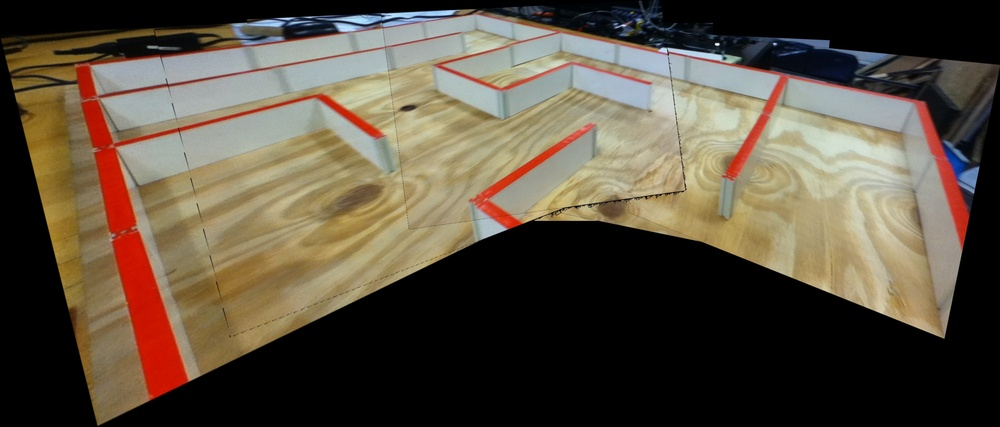
#> input picture src/STITCHED.JPG, 1000 x 427 px, shrunk from 3629 x 1549 before the run
$ python -i getLines.py   (imports and definitions only)   (older library calls are emulated)
#> lines starting #> are read from the running program, lines starting #| are printed output that depends on the picture; after the words box and inside, x2 and y2 are one past the last pixel; in counts of white or black regions, pixels touching at a corner belong together
import cv2
import numpy as np

def getLines(img_path):

    # Get the image
#> called with img_path = 'STITCHED.JPG'
    img = cv2.imread(img_path, cv2.CV_LOAD_IMAGE_COLOR)
#> img is the input picture: shape (427, 1000, 3); mean B, G, R 64.6, 79.9, 90.5

    # Create the red mask
    lower_red = np.array([0,10,155])
    upper_red = np.array([10,255,255])
    hsv = cv2.cvtColor(img, cv2.COLOR_BGR2HSV)
#> hsv: shape (427, 1000, 3); mean H, S, V 25.5, 62.1, 93.1
    red_mask = cv2.inRange(hsv, lower_red, upper_red)
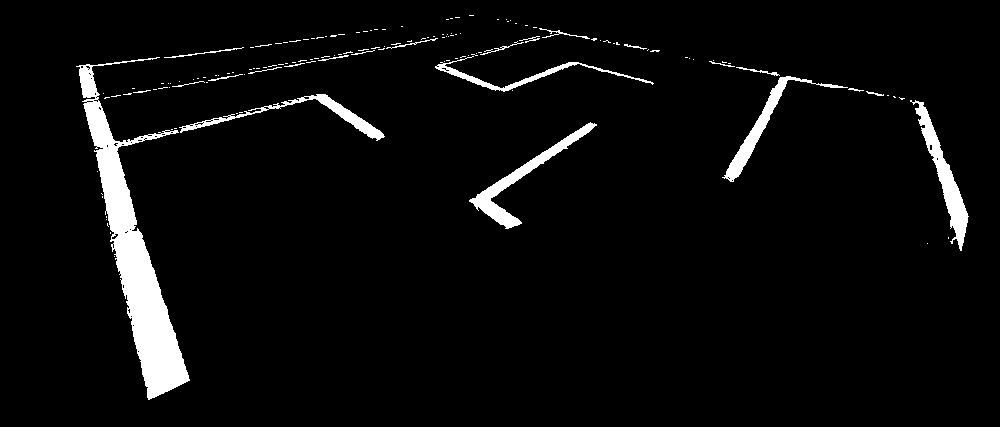
#> red_mask: shape (427, 1000); 4.5% white; 145 white regions (122 under 20 px), largest, box (x1, y1, x2, y2) and area: (76, 57, 190, 400) 10097, (910, 100, 969, 251) 1956, (469, 122, 597, 229) 1906

    # Dilate the red mask
    d_k_s = 5 # dilation_kernel_size
    dilation_kernel = np.ones((d_k_s, d_k_s), np.float32)/d_k_s**2
    dilated = cv2.dilate(red_mask, dilation_kernel, iterations = 3)
#> dilated: shape (427, 1000); 13.8% white; 8 white regions, largest, box (x1, y1, x2, y2) and area: (70, 23, 467, 406) 32294, (703, 54, 975, 257) 11318, (429, 13, 666, 98) 8926

    # Filter the image using the dilated red mask
    red_filtered = cv2.bitwise_and(img, img, mask = dilated)

    # Convert to binary and remove any small contours
    gray = cv2.cvtColor(red_filtered, cv2.COLOR_BGR2GRAY)
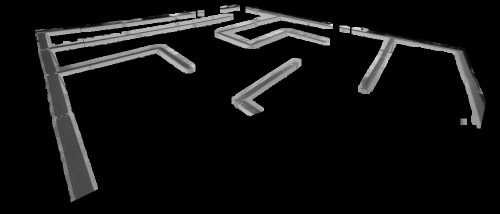
#> gray: shape (427, 1000) (shown at 1/2 size); min 0, max 223, mean 17.3
    ret, binary = cv2.threshold(gray, 1, 255, cv2.THRESH_BINARY)
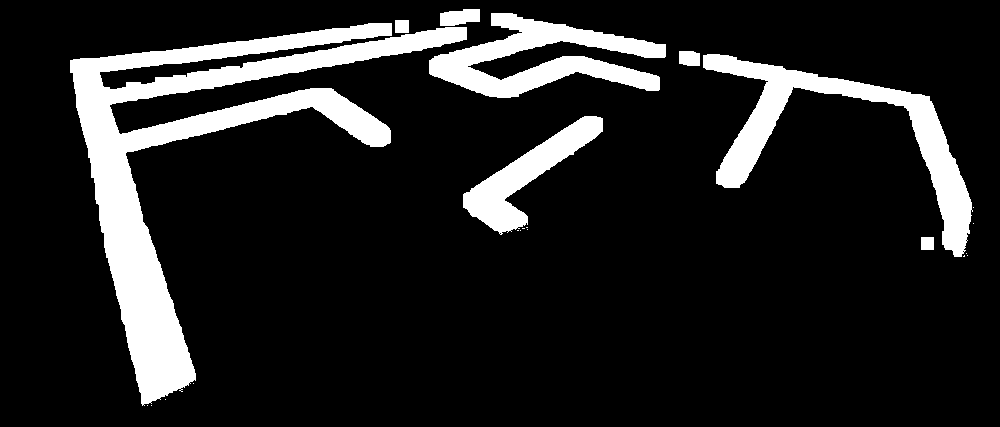
#> binary: shape (427, 1000); 13.7% white; 22 white regions (14 under 20 px)
    contours, hier = cv2.findContours(gray, cv2.RETR_LIST, cv2.CHAIN_APPROX_SIMPLE)
#> contours = 37 contours, 29 with area under 20; largest, box (x1, y1, x2, y2) and area: (70, 23, 467, 406) 30838, (703, 54, 975, 257) 10729, (429, 13, 666, 98) 8434, (463, 116, 603, 235) 4960, (440, 9, 480, 26) 494, (679, 51, 700, 66) 260, (395, 20, 409, 33) 156, (921, 237, 934, 250) 144
    for c in contours:
        if cv2.contourArea(c) < 500:
            (x,y,w,h) = cv2.boundingRect(c)
            cv2.rectangle(binary,(x,y),(x+w,y+h),0,-1)
#> this loop made 37 passes
#> (c, x, y, w, h) on passes 1, 2, 3, 4, 6, 8: ([[150, 404], [151, 403], [152, 404], [151, 405]], 150, 403, 3, 3), ([[149, 403], [150, 402], [151, 403], [150, 404]], 149, 402, 3, 3), ([[159, 398], [160, 397], [161, 398], [160, 399]], 159, 397, 3, 3), ([[160, 397], [161, 396], [162, 397], [161, 398]], 160, 396, 3, 3), ([[164, 395], [165, 394], [166, 395], [165, 396]], 164, 394, 3, 3), ([[182, 389], [183, 388], [184, 389], [183, 390]], 182, 388, 3, 3)
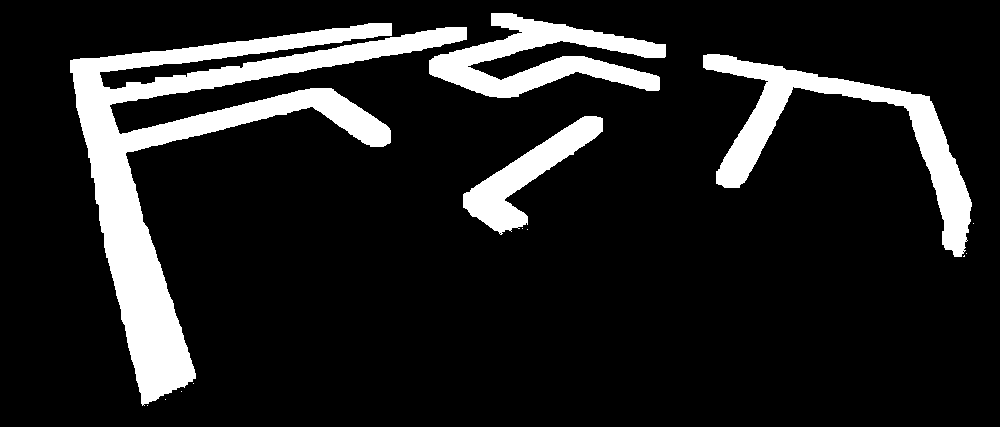
#> binary: shape (427, 1000); 13.4% white; 13 white regions (9 under 20 px), largest, box (x1, y1, x2, y2) and area: (70, 23, 467, 406) 31982, (703, 54, 972, 257) 11077, (429, 13, 666, 98) 8926, (463, 116, 603, 235) 5078

    # Skeletonize
    size = np.size(binary)
#> size = 427000
    skel = np.zeros(binary.shape,np.uint8)
    ret, im = cv2.threshold(binary, 127, 255, 0)
    element = cv2.getStructuringElement(cv2.MORPH_CROSS, (3, 3))
#> element = [[0, 1, 0], [1, 1, 1], [0, 1, 0]]
    while True:
        eroded = cv2.erode(im,element)
        temp = cv2.dilate(eroded,element)
        temp = cv2.subtract(im,temp)
        skel = cv2.bitwise_or(skel,temp)
        im = eroded.copy()
        zeros = size - cv2.countNonZero(im)
        if zeros == size:
            break
#> this loop made 30 passes
#> zeros on passes 1 to 8: 374913, 379763, 384558, 389311, 394024, 398698, 403306, 407429
#> pass 1, in getLines, `temp = cv2.subtract(im,temp)`:
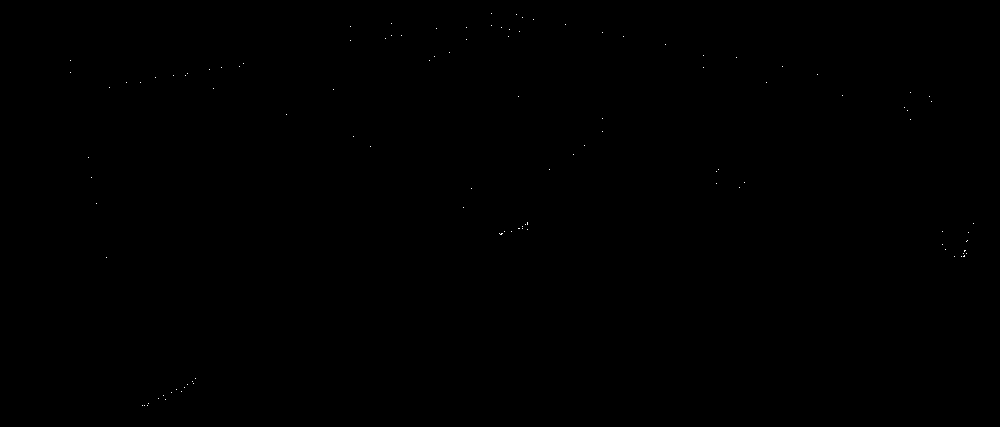
#> temp: shape (427, 1000); 0.03% white in thin lines or dots, all inside (x1, y1, x2, y2) = (70, 13, 974, 406)
#> after the loop:
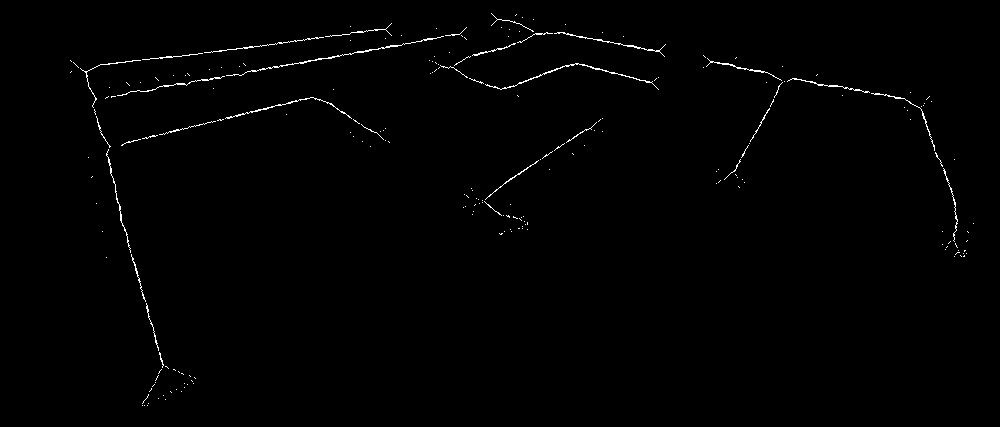
#> skel: shape (427, 1000); 0.76% white in thin lines or dots, all inside (x1, y1, x2, y2) = (70, 13, 974, 406)

    # Now remove the noise from the skeleton
    contours, hier = cv2.findContours(skel.copy(), cv2.RETR_LIST, cv2.CHAIN_APPROX_SIMPLE)
#> contours = 218 contours, 204 with area under 20; largest, box (x1, y1, x2, y2) and area: (226, 36, 444, 76) 85, (485, 63, 659, 90) 78, (225, 97, 352, 119) 56, (554, 32, 666, 57) 46, (706, 58, 782, 81) 38
    for c in contours:
        if cv2.contourArea(c) < 1:
            (x,y,w,h) = cv2.boundingRect(c)
            cv2.rectangle(skel,(x,y),(x+w,y+h),0,-1)
#> this loop made 218 passes
#> (c, x, y, w, h) on passes 10, 12, 15, 19, 20, 21: ([[170, 391], [171, 392]], 170, 391, 2, 2), ([[151, 388], [151, 389], [149, 391], [151, 389]], 149, 388, 3, 4), ([[154, 384], [152, 386]], 152, 384, 3, 3), ([[191, 380], [192, 381]], 191, 380, 2, 2), ([[194, 377], [195, 378]], 194, 377, 2, 2), ([[189, 375], [190, 376]], 189, 375, 2, 2)
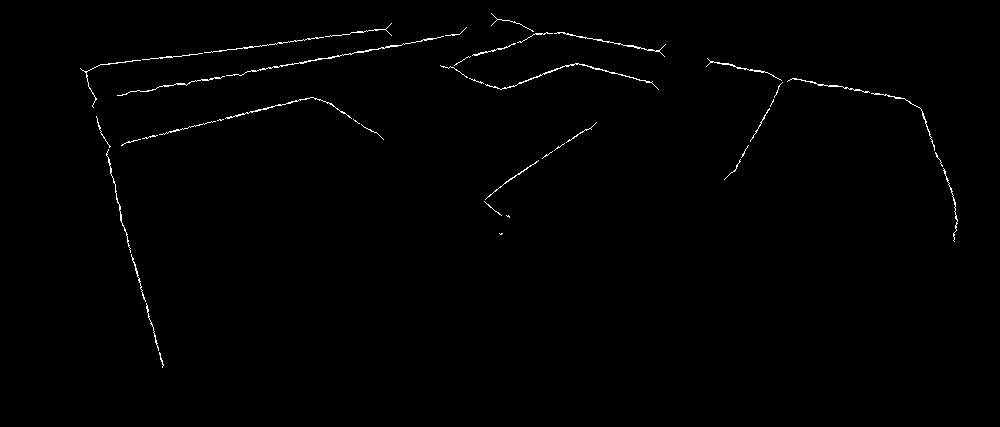
#> skel: shape (427, 1000); 0.69% white in thin lines or dots, all inside (x1, y1, x2, y2) = (80, 13, 958, 368)

    return skel

>>> result = getLines('STITCHED.JPG')

$ run again, on src/Walls.jpg
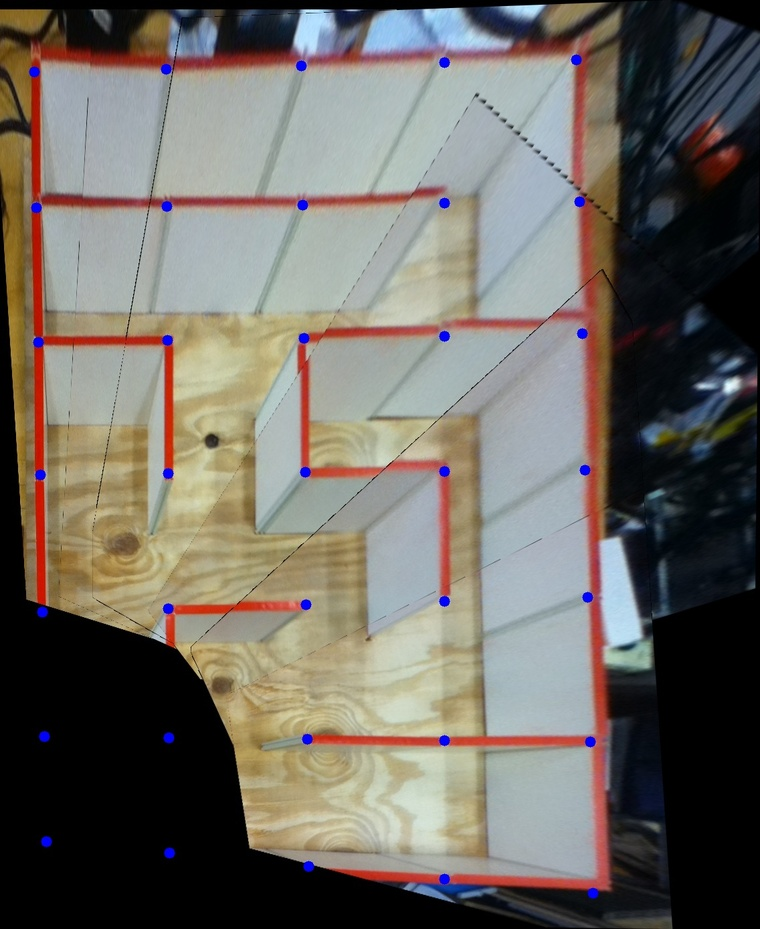
#> input picture src/Walls.jpg, 760 x 929 px, shrunk from 1136 x 1388 before the run
#> in getLines, img is the input picture: shape (929, 760, 3); mean B, G, R 99.2, 106.4, 111.5
#> hsv: shape (929, 760, 3); mean H, S, V 54.2, 64, 119.5
#> red_mask: shape (929, 760); 4.6% white; 159 white regions (116 under 20 px), largest, box (x1, y1, x2, y2) and area: (296, 312, 539, 480) 5046, (33, 214, 174, 472) 4826, (580, 355, 603, 556) 2385
#> dilated: shape (929, 760); 13.8% white; 7 white regions, largest, box (x1, y1, x2, y2) and area: (168, 33, 614, 895) 60428, (25, 45, 458, 612) 31523, (155, 591, 319, 654) 4693
#> in getLines, `contours, hier = cv2.findContours(gray, cv2.RETR_LIST, cv2.CHAIN_APPRO..`: contours = 30 contours, 23 with area under 20; largest, box (x1, y1, x2, y2) and area: (168, 33, 614, 895) 57754, (25, 45, 458, 612) 30088, (155, 591, 319, 654) 4468, (704, 116, 727, 148) 544, (362, 628, 376, 641) 156, (483, 846, 496, 859) 144, (473, 234, 486, 247) 144
#> the loop in getLines, `for c in contours:` made 30 passes
#> (c, x, y, w, h) on passes 1, 4, 5, 6, 8, 10: ([[367, 883], [368, 882], [369, 883], [368, 884]], 367, 882, 3, 3), ([[340, 878], [341, 877], [342, 878], [341, 879]], 340, 877, 3, 3), ([[346, 877], [347, 876], [348, 877], [347, 878]], 346, 876, 3, 3), ([[342, 876], [343, 875], [344, 876], [343, 877]], 342, 875, 3, 3), ([[336, 875], [337, 874], [338, 875], [337, 876]], 336, 874, 3, 3), ([[319, 871], [320, 870], [321, 871], [320, 872]], 319, 870, 3, 3)
#> after the loop in getLines, `for c in contours:`:
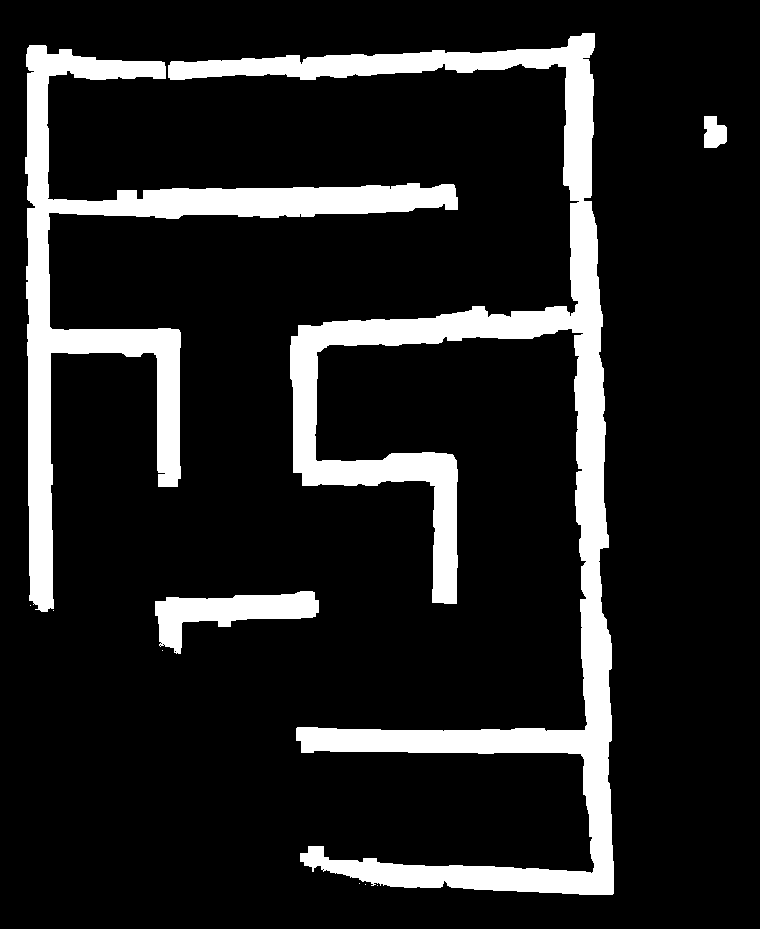
#> binary: shape (929, 760); 13.7% white; 10 white regions (6 under 20 px), largest, box (x1, y1, x2, y2) and area: (168, 33, 614, 895) 60123, (25, 45, 458, 612) 31454, (155, 591, 319, 654) 4599, (704, 116, 727, 148) 594
#> size = 706040
#> element = [[0, 1, 0], [1, 1, 1], [0, 1, 0]]
#> the loop in getLines, `while True:` made 19 passes
#> zeros on passes 1 to 8: 617966, 626453, 634816, 643072, 651244, 659334, 667321, 675086
#> in getLines, `contours, hier = cv2.findContours(skel.copy(), cv2.RETR_LIST, cv2.CHAI..`: contours = 272 contours, 249 with area under 20; largest, box (x1, y1, x2, y2) and area: (37, 173, 47, 604) 130, (49, 200, 314, 209) 128, (449, 758, 613, 894) 104, (312, 317, 568, 342) 101, (52, 340, 157, 344) 65
#> the loop in getLines, `for c in contours:` made 272 passes
#> (c, x, y, w, h) on passes 12, 18, 21, 22, 23, 24: ([[438, 882], [439, 883]], 438, 882, 2, 2), ([[323, 870], [323, 871], [324, 870]], 323, 870, 2, 2), ([[322, 867], [322, 868], [321, 869], [322, 868]], 321, 867, 2, 3), ([[306, 863], [304, 865]], 304, 863, 3, 3), ([[302, 859], [300, 861]], 300, 859, 3, 3), ([[376, 858], [374, 860]], 374, 858, 3, 3)
#> after the loop in getLines, `for c in contours:`:
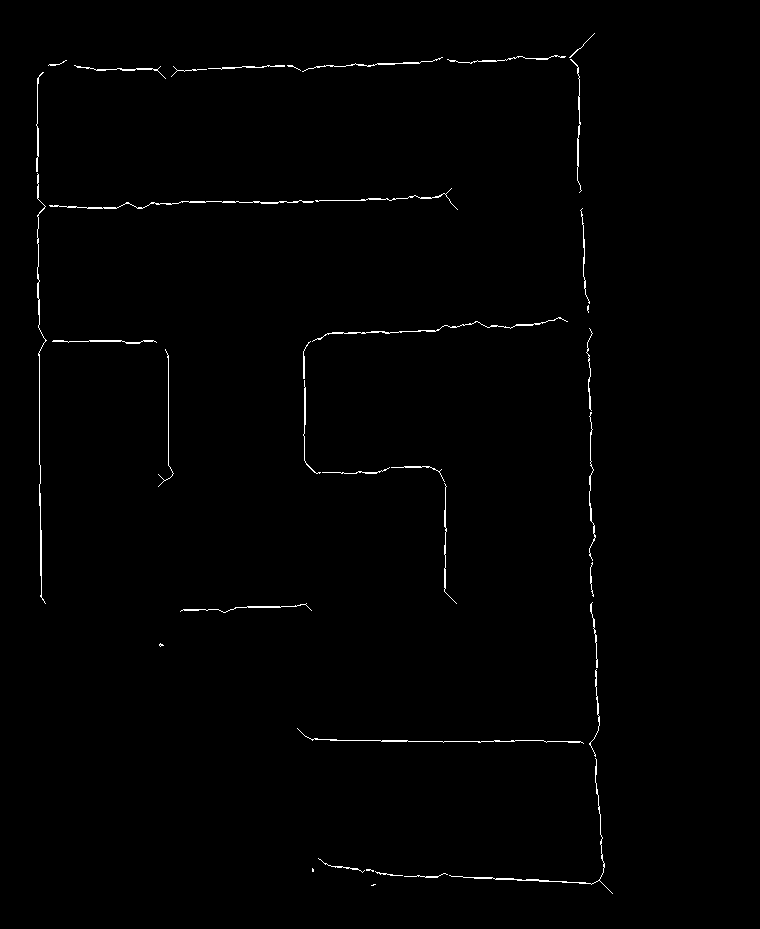
#> skel: shape (929, 760); 0.75% white in thin lines or dots, all inside (x1, y1, x2, y2) = (36, 33, 613, 894)
